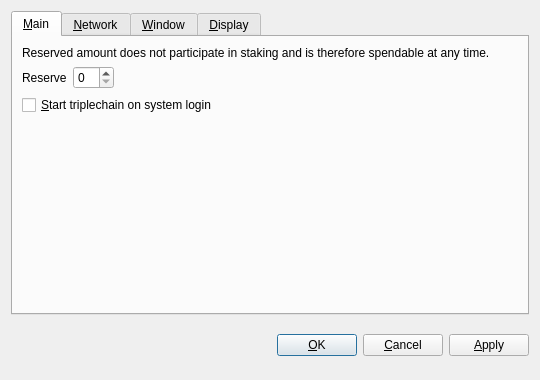
<?xml version="1.0" encoding="UTF-8"?>
<ui version="4.0">
 <class>OptionsDialog</class>
 <widget class="QDialog" name="OptionsDialog">
  <property name="geometry">
   <rect>
    <x>0</x>
    <y>0</y>
    <width>540</width>
    <height>380</height>
   </rect>
  </property>
  <property name="windowTitle">
   <string>Options</string>
  </property>
  <property name="modal">
   <bool>true</bool>
  </property>
  <layout class="QVBoxLayout" name="verticalLayout">
   <item>
    <widget class="QTabWidget" name="tabWidget">
     <property name="tabPosition">
      <enum>QTabWidget::North</enum>
     </property>
     <property name="currentIndex">
      <number>0</number>
     </property>
     <widget class="QWidget" name="tabMain">
      <attribute name="title">
       <string>&amp;Main</string>
      </attribute>
      <layout class="QVBoxLayout" name="verticalLayout_Main">
     

       <item>
        <widget class="QLabel" name="reserveBalanceInfoLabel">
         <property name="text">
          <string>Reserved amount does not participate in staking and is therefore spendable at any time.</string>
         </property>
         <property name="textFormat">
          <enum>Qt::PlainText</enum>
         </property>
         <property name="wordWrap">
          <bool>true</bool>
         </property>
        </widget>
       </item>
       <item>
        <layout class="QHBoxLayout" name="horizontalLayoutReserveBalance">
         <item>
          <widget class="QLabel" name="reserveBalanceLabel">
           <property name="text">
            <string>Reserve</string>
           </property>
           <property name="textFormat">
            <enum>Qt::PlainText</enum>
           </property>
           <property name="buddy">
            <cstring>reserveBalance</cstring>
           </property>
          </widget>
         </item>
         <item>
          <widget class="BitcoinAmountField" name="reserveBalance"/>
         </item>
         <item>
          <spacer name="horizontalSpacerReserveBalance">
           <property name="orientation">
            <enum>Qt::Horizontal</enum>
           </property>
           <property name="sizeHint" stdset="0">
            <size>
             <width>40</width>
             <height>20</height>
            </size>
           </property>
          </spacer>
         </item>
        </layout>
       </item>
       <item>
        <widget class="QCheckBox" name="bitcoinAtStartup">
         <property name="toolTip">
          <string>Automatically start triplechain after logging in to the system.</string>
         </property>
         <property name="text">
          <string>&amp;Start triplechain on system login</string>
         </property>
        </widget>
       </item>
       <item>
        <spacer name="verticalSpacer_Main">
         <property name="orientation">
          <enum>Qt::Vertical</enum>
         </property>
         <property name="sizeHint" stdset="0">
          <size>
           <width>20</width>
           <height>40</height>
          </size>
         </property>
        </spacer>
       </item>
      </layout>
     </widget>
     <widget class="QWidget" name="tabNetwork">
      <attribute name="title">
       <string>&amp;Network</string>
      </attribute>
      <layout class="QVBoxLayout" name="verticalLayout_Network">
       <item>
        <widget class="QCheckBox" name="mapPortUpnp">
         <property name="toolTip">
          <string>Automatically open the TripleChain client port on the router. This only works when your router supports UPnP and it is enabled.</string>
         </property>
         <property name="text">
          <string>Map port using &amp;UPnP</string>
         </property>
        </widget>
       </item>
       <item>
        <widget class="QCheckBox" name="connectSocks">
         <property name="toolTip">
          <string>Connect to the TripleChain network through a SOCKS5 proxy (e.g. when connecting through Tor).</string>
         </property>
         <property name="text">
          <string>&amp;Connect through SOCKS5 proxy:</string>
         </property>
        </widget>
       </item>
       <item>
        <layout class="QHBoxLayout" name="horizontalLayout_Network">
         <item>
          <widget class="QLabel" name="proxyIpLabel">
           <property name="text">
            <string>Proxy &amp;IP:</string>
           </property>
           <property name="textFormat">
            <enum>Qt::PlainText</enum>
           </property>
           <property name="buddy">
            <cstring>proxyIp</cstring>
           </property>
          </widget>
         </item>
         <item>
          <widget class="QValidatedLineEdit" name="proxyIp">
           <property name="maximumSize">
            <size>
             <width>140</width>
             <height>16777215</height>
            </size>
           </property>
           <property name="toolTip">
            <string>IP address of the proxy (e.g. 127.0.0.1)</string>
           </property>
          </widget>
         </item>
         <item>
          <widget class="QLabel" name="proxyPortLabel">
           <property name="text">
            <string>&amp;Port:</string>
           </property>
           <property name="textFormat">
            <enum>Qt::PlainText</enum>
           </property>
           <property name="buddy">
            <cstring>proxyPort</cstring>
           </property>
          </widget>
         </item>
         <item>
          <widget class="QLineEdit" name="proxyPort">
           <property name="maximumSize">
            <size>
             <width>55</width>
             <height>16777215</height>
            </size>
           </property>
           <property name="toolTip">
            <string>Port of the proxy (e.g. 9050)</string>
           </property>
          </widget>
         </item>
         <item>
          <spacer name="horizontalSpacer_Network">
           <property name="orientation">
            <enum>Qt::Horizontal</enum>
           </property>
           <property name="sizeHint" stdset="0">
            <size>
             <width>40</width>
             <height>20</height>
            </size>
           </property>
          </spacer>
         </item>
        </layout>
       </item>
       <item>
        <spacer name="verticalSpacer_Network">
         <property name="orientation">
          <enum>Qt::Vertical</enum>
         </property>
         <property name="sizeHint" stdset="0">
          <size>
           <width>20</width>
           <height>40</height>
          </size>
         </property>
        </spacer>
       </item>
      </layout>
     </widget>
     <widget class="QWidget" name="tabWindow">
      <attribute name="title">
       <string>&amp;Window</string>
      </attribute>
      <layout class="QVBoxLayout" name="verticalLayout_Window">
       <item>
        <widget class="QCheckBox" name="minimizeToTray">
         <property name="toolTip">
          <string>Show only a tray icon after minimizing the window.</string>
         </property>
         <property name="text">
          <string>&amp;Minimize to the tray instead of the taskbar</string>
         </property>
        </widget>
       </item>
       <item>
        <widget class="QCheckBox" name="minimizeOnClose">
         <property name="toolTip">
          <string>Minimize instead of exit the application when the window is closed. When this option is enabled, the application will be closed only after selecting Quit in the menu.</string>
         </property>
         <property name="text">
          <string>M&amp;inimize on close</string>
         </property>
        </widget>
       </item>
       <item>
        <spacer name="verticalSpacer_Window">
         <property name="orientation">
          <enum>Qt::Vertical</enum>
         </property>
         <property name="sizeHint" stdset="0">
          <size>
           <width>20</width>
           <height>40</height>
          </size>
         </property>
        </spacer>
       </item>
      </layout>
     </widget>
     <widget class="QWidget" name="tabDisplay">
      <attribute name="title">
       <string>&amp;Display</string>
      </attribute>
      <layout class="QVBoxLayout" name="verticalLayout_Display">
       <item>
        <layout class="QHBoxLayout" name="horizontalLayout_1_Display">
         <item>
          <widget class="QLabel" name="langLabel">
           <property name="text">
            <string>User Interface &amp;language:</string>
           </property>
           <property name="textFormat">
            <enum>Qt::PlainText</enum>
           </property>
           <property name="buddy">
            <cstring>lang</cstring>
           </property>
          </widget>
         </item>
         <item>
          <widget class="QValueComboBox" name="lang">
           <property name="toolTip">
            <string>The user interface language can be set here. This setting will take effect after restarting triplechain.</string>
           </property>
          </widget>
         </item>
        </layout>
       </item>
       <item>
        <layout class="QHBoxLayout" name="horizontalLayout_2_Display">
         <item>
          <widget class="QLabel" name="unitLabel">
           <property name="text">
            <string>&amp;Unit to show amounts in:</string>
           </property>
           <property name="textFormat">
            <enum>Qt::PlainText</enum>
           </property>
           <property name="buddy">
            <cstring>unit</cstring>
           </property>
          </widget>
         </item>
         <item>
          <widget class="QValueComboBox" name="unit">
           <property name="toolTip">
            <string>Choose the default subdivision unit to show in the interface and when sending coins.</string>
           </property>
          </widget>
         </item>
        </layout>
       </item>
       <item>
        <widget class="QCheckBox" name="coinControlFeatures">
         <property name="toolTip">
          <string>Whether to show coin control features or not.</string>
         </property>
         <property name="text">
          <string>Display coin &amp;control features (experts only!)</string>
         </property>
        </widget>
       </item>
       <item>
        <widget class="QCheckBox" name="useBlackTheme">
         <property name="text">
          <string>Use black visual theme (requires restart)</string>
         </property>
        </widget>
       </item>
       <item>
        <spacer name="verticalSpacer_Display">
         <property name="orientation">
          <enum>Qt::Vertical</enum>
         </property>
         <property name="sizeHint" stdset="0">
          <size>
           <width>20</width>
           <height>40</height>
          </size>
         </property>
        </spacer>
       </item>
      </layout>
     </widget>
    </widget>
   </item>
   <item>
    <layout class="QHBoxLayout" name="horizontalLayout_Buttons">
     <item>
      <spacer name="horizontalSpacer_1">
       <property name="orientation">
        <enum>Qt::Horizontal</enum>
       </property>
       <property name="sizeHint" stdset="0">
        <size>
         <width>40</width>
         <height>48</height>
        </size>
       </property>
      </spacer>
     </item>
     <item>
      <widget class="QLabel" name="statusLabel">
       <property name="font">
        <font>
         <weight>75</weight>
         <bold>true</bold>
        </font>
       </property>
       <property name="text">
        <string/>
       </property>
       <property name="textFormat">
        <enum>Qt::PlainText</enum>
       </property>
       <property name="wordWrap">
        <bool>true</bool>
       </property>
      </widget>
     </item>
     <item>
      <spacer name="horizontalSpacer_2">
       <property name="orientation">
        <enum>Qt::Horizontal</enum>
       </property>
       <property name="sizeHint" stdset="0">
        <size>
         <width>40</width>
         <height>48</height>
        </size>
       </property>
      </spacer>
     </item>
     <item>
      <widget class="QPushButton" name="okButton">
       <property name="text">
        <string>&amp;OK</string>
       </property>
      </widget>
     </item>
     <item>
      <widget class="QPushButton" name="cancelButton">
       <property name="text">
        <string>&amp;Cancel</string>
       </property>
       <property name="autoDefault">
        <bool>false</bool>
       </property>
      </widget>
     </item>
     <item>
      <widget class="QPushButton" name="applyButton">
       <property name="text">
        <string>&amp;Apply</string>
       </property>
       <property name="autoDefault">
        <bool>false</bool>
       </property>
      </widget>
     </item>
    </layout>
   </item>
  </layout>
 </widget>
 <customwidgets>
  <customwidget>
   <class>BitcoinAmountField</class>
   <extends>QSpinBox</extends>
   <header>bitcoinamountfield.h</header>
  </customwidget>
  <customwidget>
   <class>BitcoinFeeField</class>
   <extends>QSpinBox</extends>
   <header>bitcoinfeefield.h</header>
  </customwidget>
  <customwidget>
   <class>QValueComboBox</class>
   <extends>QComboBox</extends>
   <header>qvaluecombobox.h</header>
  </customwidget>
  <customwidget>
   <class>QValidatedLineEdit</class>
   <extends>QLineEdit</extends>
   <header>qvalidatedlineedit.h</header>
  </customwidget>
 </customwidgets>
 <resources/>
 <connections/>
</ui>
